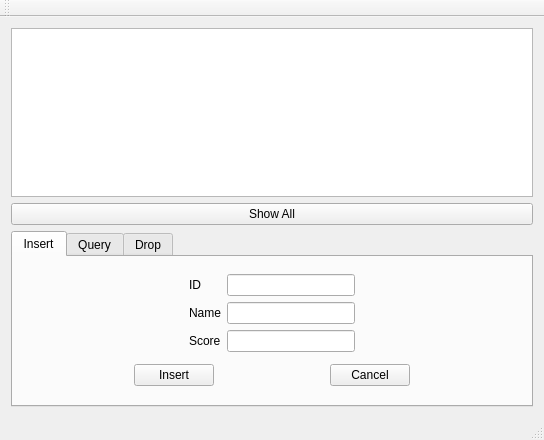
<?xml version="1.0" encoding="UTF-8"?>
<ui version="4.0">
 <class>MainWindow</class>
 <widget class="QMainWindow" name="MainWindow">
  <property name="geometry">
   <rect>
    <x>0</x>
    <y>0</y>
    <width>544</width>
    <height>440</height>
   </rect>
  </property>
  <property name="windowTitle">
   <string>MainWindow</string>
  </property>
  <widget class="QWidget" name="centralWidget">
   <layout class="QVBoxLayout" name="verticalLayout">
    <item>
     <widget class="QTableView" name="tableView"/>
    </item>
    <item>
     <widget class="QPushButton" name="showButt">
      <property name="text">
       <string>Show All</string>
      </property>
     </widget>
    </item>
    <item>
     <widget class="QTabWidget" name="tabWidget">
      <property name="currentIndex">
       <number>0</number>
      </property>
      <widget class="QWidget" name="tab">
       <attribute name="title">
        <string>Insert</string>
       </attribute>
       <layout class="QVBoxLayout" name="verticalLayout_4">
        <item>
         <layout class="QHBoxLayout" name="horizontalLayout_3">
          <item>
           <spacer name="horizontalSpacer_6">
            <property name="orientation">
             <enum>Qt::Horizontal</enum>
            </property>
            <property name="sizeHint" stdset="0">
             <size>
              <width>40</width>
              <height>20</height>
             </size>
            </property>
           </spacer>
          </item>
          <item>
           <layout class="QGridLayout" name="gridLayout_2">
            <item row="0" column="0">
             <widget class="QLabel" name="label_4">
              <property name="text">
               <string>ID</string>
              </property>
             </widget>
            </item>
            <item row="2" column="0">
             <widget class="QLabel" name="label_5">
              <property name="text">
               <string>Score</string>
              </property>
             </widget>
            </item>
            <item row="2" column="1">
             <widget class="QLineEdit" name="p1Line3"/>
            </item>
            <item row="1" column="0">
             <widget class="QLabel" name="label_6">
              <property name="text">
               <string>Name</string>
              </property>
             </widget>
            </item>
            <item row="1" column="1">
             <widget class="QLineEdit" name="p1Line2"/>
            </item>
            <item row="0" column="1">
             <widget class="QLineEdit" name="p1Line"/>
            </item>
           </layout>
          </item>
          <item>
           <spacer name="horizontalSpacer_7">
            <property name="orientation">
             <enum>Qt::Horizontal</enum>
            </property>
            <property name="sizeHint" stdset="0">
             <size>
              <width>40</width>
              <height>20</height>
             </size>
            </property>
           </spacer>
          </item>
         </layout>
        </item>
        <item>
         <layout class="QHBoxLayout" name="horizontalLayout_4">
          <item>
           <spacer name="horizontalSpacer_8">
            <property name="orientation">
             <enum>Qt::Horizontal</enum>
            </property>
            <property name="sizeHint" stdset="0">
             <size>
              <width>40</width>
              <height>20</height>
             </size>
            </property>
           </spacer>
          </item>
          <item>
           <widget class="QPushButton" name="insertButt">
            <property name="text">
             <string>Insert</string>
            </property>
           </widget>
          </item>
          <item>
           <spacer name="horizontalSpacer_9">
            <property name="orientation">
             <enum>Qt::Horizontal</enum>
            </property>
            <property name="sizeHint" stdset="0">
             <size>
              <width>40</width>
              <height>20</height>
             </size>
            </property>
           </spacer>
          </item>
          <item>
           <widget class="QPushButton" name="cancelButt">
            <property name="text">
             <string>Cancel</string>
            </property>
           </widget>
          </item>
          <item>
           <spacer name="horizontalSpacer_10">
            <property name="orientation">
             <enum>Qt::Horizontal</enum>
            </property>
            <property name="sizeHint" stdset="0">
             <size>
              <width>40</width>
              <height>20</height>
             </size>
            </property>
           </spacer>
          </item>
         </layout>
        </item>
       </layout>
      </widget>
      <widget class="QWidget" name="tab_2">
       <attribute name="title">
        <string>Query</string>
       </attribute>
       <layout class="QVBoxLayout" name="verticalLayout_6">
        <item>
         <layout class="QVBoxLayout" name="verticalLayout_5">
          <item>
           <layout class="QGridLayout" name="gridLayout">
            <item row="2" column="0">
             <widget class="QLabel" name="label_3">
              <property name="text">
               <string>WHERE</string>
              </property>
             </widget>
            </item>
            <item row="1" column="0">
             <widget class="QLabel" name="label_2">
              <property name="text">
               <string>FROM</string>
              </property>
             </widget>
            </item>
            <item row="0" column="0">
             <widget class="QLabel" name="label">
              <property name="text">
               <string>SELECT</string>
              </property>
             </widget>
            </item>
            <item row="0" column="1">
             <widget class="QLineEdit" name="columnEdit"/>
            </item>
            <item row="1" column="1">
             <widget class="QLineEdit" name="lineEdit_2">
              <property name="text">
               <string>grades</string>
              </property>
             </widget>
            </item>
            <item row="2" column="1">
             <widget class="QLineEdit" name="precEdit"/>
            </item>
           </layout>
          </item>
          <item>
           <spacer name="verticalSpacer">
            <property name="orientation">
             <enum>Qt::Vertical</enum>
            </property>
            <property name="sizeHint" stdset="0">
             <size>
              <width>20</width>
              <height>40</height>
             </size>
            </property>
           </spacer>
          </item>
          <item>
           <layout class="QHBoxLayout" name="horizontalLayout">
            <item>
             <spacer name="horizontalSpacer">
              <property name="orientation">
               <enum>Qt::Horizontal</enum>
              </property>
              <property name="sizeHint" stdset="0">
               <size>
                <width>40</width>
                <height>20</height>
               </size>
              </property>
             </spacer>
            </item>
            <item>
             <widget class="QPushButton" name="Queer">
              <property name="text">
               <string>Query</string>
              </property>
             </widget>
            </item>
            <item>
             <spacer name="horizontalSpacer_2">
              <property name="orientation">
               <enum>Qt::Horizontal</enum>
              </property>
              <property name="sizeHint" stdset="0">
               <size>
                <width>40</width>
                <height>20</height>
               </size>
              </property>
             </spacer>
            </item>
           </layout>
          </item>
         </layout>
        </item>
       </layout>
      </widget>
      <widget class="QWidget" name="tab_3">
       <attribute name="title">
        <string>Drop</string>
       </attribute>
       <layout class="QVBoxLayout" name="verticalLayout_7">
        <item>
         <layout class="QHBoxLayout" name="horizontalLayout_2">
          <item>
           <spacer name="horizontalSpacer_3">
            <property name="orientation">
             <enum>Qt::Horizontal</enum>
            </property>
            <property name="sizeHint" stdset="0">
             <size>
              <width>40</width>
              <height>20</height>
             </size>
            </property>
           </spacer>
          </item>
          <item>
           <layout class="QVBoxLayout" name="verticalLayout_2">
            <item>
             <spacer name="verticalSpacer_2">
              <property name="orientation">
               <enum>Qt::Vertical</enum>
              </property>
              <property name="sizeHint" stdset="0">
               <size>
                <width>20</width>
                <height>40</height>
               </size>
              </property>
             </spacer>
            </item>
            <item>
             <widget class="QPushButton" name="dropMe">
              <property name="text">
               <string>Drop Table</string>
              </property>
             </widget>
            </item>
            <item>
             <spacer name="verticalSpacer_3">
              <property name="orientation">
               <enum>Qt::Vertical</enum>
              </property>
              <property name="sizeHint" stdset="0">
               <size>
                <width>20</width>
                <height>40</height>
               </size>
              </property>
             </spacer>
            </item>
           </layout>
          </item>
          <item>
           <spacer name="horizontalSpacer_4">
            <property name="orientation">
             <enum>Qt::Horizontal</enum>
            </property>
            <property name="sizeHint" stdset="0">
             <size>
              <width>40</width>
              <height>20</height>
             </size>
            </property>
           </spacer>
          </item>
         </layout>
        </item>
       </layout>
      </widget>
     </widget>
    </item>
   </layout>
  </widget>
  <widget class="QMenuBar" name="menuBar">
   <property name="geometry">
    <rect>
     <x>0</x>
     <y>0</y>
     <width>544</width>
     <height>25</height>
    </rect>
   </property>
  </widget>
  <widget class="QToolBar" name="mainToolBar">
   <attribute name="toolBarArea">
    <enum>TopToolBarArea</enum>
   </attribute>
   <attribute name="toolBarBreak">
    <bool>false</bool>
   </attribute>
  </widget>
  <widget class="QStatusBar" name="statusBar"/>
 </widget>
 <layoutdefault spacing="6" margin="11"/>
 <resources/>
 <connections/>
</ui>
